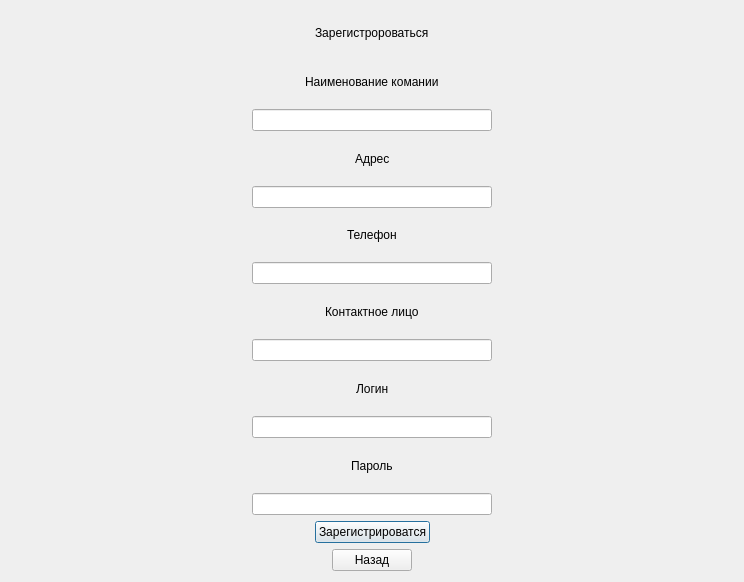
<?xml version="1.0" encoding="UTF-8"?>
<ui version="4.0">
 <class>Dialog</class>
 <widget class="QDialog" name="Dialog">
  <property name="geometry">
   <rect>
    <x>0</x>
    <y>0</y>
    <width>744</width>
    <height>582</height>
   </rect>
  </property>
  <property name="windowTitle">
   <string>Dialog</string>
  </property>
  <layout class="QVBoxLayout" name="verticalLayout">
   <item>
    <layout class="QHBoxLayout" name="horizontalLayout_13">
     <item>
      <spacer name="horizontalSpacer_25">
       <property name="orientation">
        <enum>Qt::Horizontal</enum>
       </property>
       <property name="sizeHint" stdset="0">
        <size>
         <width>40</width>
         <height>20</height>
        </size>
       </property>
      </spacer>
     </item>
     <item>
      <widget class="QLabel" name="label">
       <property name="text">
        <string>Зарегистророваться</string>
       </property>
      </widget>
     </item>
     <item>
      <spacer name="horizontalSpacer_26">
       <property name="orientation">
        <enum>Qt::Horizontal</enum>
       </property>
       <property name="sizeHint" stdset="0">
        <size>
         <width>40</width>
         <height>20</height>
        </size>
       </property>
      </spacer>
     </item>
    </layout>
   </item>
   <item>
    <layout class="QHBoxLayout" name="horizontalLayout">
     <item>
      <spacer name="horizontalSpacer_11">
       <property name="orientation">
        <enum>Qt::Horizontal</enum>
       </property>
       <property name="sizeHint" stdset="0">
        <size>
         <width>40</width>
         <height>20</height>
        </size>
       </property>
      </spacer>
     </item>
     <item>
      <widget class="QLabel" name="label_2">
       <property name="text">
        <string>Наименование комании</string>
       </property>
      </widget>
     </item>
     <item>
      <spacer name="horizontalSpacer_12">
       <property name="orientation">
        <enum>Qt::Horizontal</enum>
       </property>
       <property name="sizeHint" stdset="0">
        <size>
         <width>40</width>
         <height>20</height>
        </size>
       </property>
      </spacer>
     </item>
    </layout>
   </item>
   <item>
    <layout class="QHBoxLayout" name="horizontalLayout_2">
     <item>
      <spacer name="horizontalSpacer_13">
       <property name="orientation">
        <enum>Qt::Horizontal</enum>
       </property>
       <property name="sizeHint" stdset="0">
        <size>
         <width>40</width>
         <height>20</height>
        </size>
       </property>
      </spacer>
     </item>
     <item>
      <widget class="QLineEdit" name="lineEdit"/>
     </item>
     <item>
      <spacer name="horizontalSpacer_14">
       <property name="orientation">
        <enum>Qt::Horizontal</enum>
       </property>
       <property name="sizeHint" stdset="0">
        <size>
         <width>40</width>
         <height>20</height>
        </size>
       </property>
      </spacer>
     </item>
    </layout>
   </item>
   <item>
    <layout class="QHBoxLayout" name="horizontalLayout_3">
     <item>
      <spacer name="horizontalSpacer">
       <property name="orientation">
        <enum>Qt::Horizontal</enum>
       </property>
       <property name="sizeHint" stdset="0">
        <size>
         <width>40</width>
         <height>20</height>
        </size>
       </property>
      </spacer>
     </item>
     <item>
      <widget class="QLabel" name="label_3">
       <property name="text">
        <string>Адрес</string>
       </property>
      </widget>
     </item>
     <item>
      <spacer name="horizontalSpacer_2">
       <property name="orientation">
        <enum>Qt::Horizontal</enum>
       </property>
       <property name="sizeHint" stdset="0">
        <size>
         <width>40</width>
         <height>20</height>
        </size>
       </property>
      </spacer>
     </item>
    </layout>
   </item>
   <item>
    <layout class="QHBoxLayout" name="horizontalLayout_12">
     <item>
      <spacer name="horizontalSpacer_15">
       <property name="orientation">
        <enum>Qt::Horizontal</enum>
       </property>
       <property name="sizeHint" stdset="0">
        <size>
         <width>40</width>
         <height>20</height>
        </size>
       </property>
      </spacer>
     </item>
     <item>
      <widget class="QLineEdit" name="lineEdit_2"/>
     </item>
     <item>
      <spacer name="horizontalSpacer_16">
       <property name="orientation">
        <enum>Qt::Horizontal</enum>
       </property>
       <property name="sizeHint" stdset="0">
        <size>
         <width>40</width>
         <height>20</height>
        </size>
       </property>
      </spacer>
     </item>
    </layout>
   </item>
   <item>
    <layout class="QHBoxLayout" name="horizontalLayout_11">
     <item>
      <spacer name="horizontalSpacer_3">
       <property name="orientation">
        <enum>Qt::Horizontal</enum>
       </property>
       <property name="sizeHint" stdset="0">
        <size>
         <width>40</width>
         <height>20</height>
        </size>
       </property>
      </spacer>
     </item>
     <item>
      <widget class="QLabel" name="label_4">
       <property name="text">
        <string>Телефон</string>
       </property>
      </widget>
     </item>
     <item>
      <spacer name="horizontalSpacer_4">
       <property name="orientation">
        <enum>Qt::Horizontal</enum>
       </property>
       <property name="sizeHint" stdset="0">
        <size>
         <width>40</width>
         <height>20</height>
        </size>
       </property>
      </spacer>
     </item>
    </layout>
   </item>
   <item>
    <layout class="QHBoxLayout" name="horizontalLayout_10">
     <item>
      <spacer name="horizontalSpacer_18">
       <property name="orientation">
        <enum>Qt::Horizontal</enum>
       </property>
       <property name="sizeHint" stdset="0">
        <size>
         <width>40</width>
         <height>20</height>
        </size>
       </property>
      </spacer>
     </item>
     <item>
      <widget class="QLineEdit" name="lineEdit_3"/>
     </item>
     <item>
      <spacer name="horizontalSpacer_17">
       <property name="orientation">
        <enum>Qt::Horizontal</enum>
       </property>
       <property name="sizeHint" stdset="0">
        <size>
         <width>40</width>
         <height>20</height>
        </size>
       </property>
      </spacer>
     </item>
    </layout>
   </item>
   <item>
    <layout class="QHBoxLayout" name="horizontalLayout_9">
     <item>
      <spacer name="horizontalSpacer_5">
       <property name="orientation">
        <enum>Qt::Horizontal</enum>
       </property>
       <property name="sizeHint" stdset="0">
        <size>
         <width>40</width>
         <height>20</height>
        </size>
       </property>
      </spacer>
     </item>
     <item>
      <widget class="QLabel" name="label_5">
       <property name="text">
        <string>Контактное лицо</string>
       </property>
      </widget>
     </item>
     <item>
      <spacer name="horizontalSpacer_6">
       <property name="orientation">
        <enum>Qt::Horizontal</enum>
       </property>
       <property name="sizeHint" stdset="0">
        <size>
         <width>40</width>
         <height>20</height>
        </size>
       </property>
      </spacer>
     </item>
    </layout>
   </item>
   <item>
    <layout class="QHBoxLayout" name="horizontalLayout_8">
     <item>
      <spacer name="horizontalSpacer_20">
       <property name="orientation">
        <enum>Qt::Horizontal</enum>
       </property>
       <property name="sizeHint" stdset="0">
        <size>
         <width>40</width>
         <height>20</height>
        </size>
       </property>
      </spacer>
     </item>
     <item>
      <widget class="QLineEdit" name="lineEdit_4"/>
     </item>
     <item>
      <spacer name="horizontalSpacer_19">
       <property name="orientation">
        <enum>Qt::Horizontal</enum>
       </property>
       <property name="sizeHint" stdset="0">
        <size>
         <width>40</width>
         <height>20</height>
        </size>
       </property>
      </spacer>
     </item>
    </layout>
   </item>
   <item>
    <layout class="QHBoxLayout" name="horizontalLayout_7">
     <item>
      <spacer name="horizontalSpacer_7">
       <property name="orientation">
        <enum>Qt::Horizontal</enum>
       </property>
       <property name="sizeHint" stdset="0">
        <size>
         <width>40</width>
         <height>20</height>
        </size>
       </property>
      </spacer>
     </item>
     <item>
      <widget class="QLabel" name="label_6">
       <property name="text">
        <string>Логин</string>
       </property>
      </widget>
     </item>
     <item>
      <spacer name="horizontalSpacer_8">
       <property name="orientation">
        <enum>Qt::Horizontal</enum>
       </property>
       <property name="sizeHint" stdset="0">
        <size>
         <width>40</width>
         <height>20</height>
        </size>
       </property>
      </spacer>
     </item>
    </layout>
   </item>
   <item>
    <layout class="QHBoxLayout" name="horizontalLayout_6">
     <item>
      <spacer name="horizontalSpacer_23">
       <property name="orientation">
        <enum>Qt::Horizontal</enum>
       </property>
       <property name="sizeHint" stdset="0">
        <size>
         <width>40</width>
         <height>20</height>
        </size>
       </property>
      </spacer>
     </item>
     <item>
      <widget class="QLineEdit" name="lineEdit_5"/>
     </item>
     <item>
      <spacer name="horizontalSpacer_21">
       <property name="orientation">
        <enum>Qt::Horizontal</enum>
       </property>
       <property name="sizeHint" stdset="0">
        <size>
         <width>40</width>
         <height>20</height>
        </size>
       </property>
      </spacer>
     </item>
    </layout>
   </item>
   <item>
    <layout class="QHBoxLayout" name="horizontalLayout_5">
     <item>
      <spacer name="horizontalSpacer_9">
       <property name="orientation">
        <enum>Qt::Horizontal</enum>
       </property>
       <property name="sizeHint" stdset="0">
        <size>
         <width>40</width>
         <height>20</height>
        </size>
       </property>
      </spacer>
     </item>
     <item>
      <widget class="QLabel" name="label_7">
       <property name="text">
        <string>Пароль</string>
       </property>
      </widget>
     </item>
     <item>
      <spacer name="horizontalSpacer_10">
       <property name="orientation">
        <enum>Qt::Horizontal</enum>
       </property>
       <property name="sizeHint" stdset="0">
        <size>
         <width>40</width>
         <height>20</height>
        </size>
       </property>
      </spacer>
     </item>
    </layout>
   </item>
   <item>
    <layout class="QHBoxLayout" name="horizontalLayout_4">
     <item>
      <spacer name="horizontalSpacer_24">
       <property name="orientation">
        <enum>Qt::Horizontal</enum>
       </property>
       <property name="sizeHint" stdset="0">
        <size>
         <width>40</width>
         <height>20</height>
        </size>
       </property>
      </spacer>
     </item>
     <item>
      <widget class="QLineEdit" name="lineEdit_6"/>
     </item>
     <item>
      <spacer name="horizontalSpacer_22">
       <property name="orientation">
        <enum>Qt::Horizontal</enum>
       </property>
       <property name="sizeHint" stdset="0">
        <size>
         <width>40</width>
         <height>20</height>
        </size>
       </property>
      </spacer>
     </item>
    </layout>
   </item>
   <item>
    <layout class="QHBoxLayout" name="horizontalLayout_14">
     <item>
      <spacer name="horizontalSpacer_27">
       <property name="orientation">
        <enum>Qt::Horizontal</enum>
       </property>
       <property name="sizeHint" stdset="0">
        <size>
         <width>40</width>
         <height>20</height>
        </size>
       </property>
      </spacer>
     </item>
     <item>
      <widget class="QPushButton" name="pushButton">
       <property name="text">
        <string>Зарегистрироватся</string>
       </property>
      </widget>
     </item>
     <item>
      <spacer name="horizontalSpacer_28">
       <property name="orientation">
        <enum>Qt::Horizontal</enum>
       </property>
       <property name="sizeHint" stdset="0">
        <size>
         <width>40</width>
         <height>20</height>
        </size>
       </property>
      </spacer>
     </item>
    </layout>
   </item>
   <item>
    <layout class="QHBoxLayout" name="horizontalLayout_15">
     <item>
      <spacer name="horizontalSpacer_29">
       <property name="orientation">
        <enum>Qt::Horizontal</enum>
       </property>
       <property name="sizeHint" stdset="0">
        <size>
         <width>40</width>
         <height>20</height>
        </size>
       </property>
      </spacer>
     </item>
     <item>
      <widget class="QPushButton" name="pushButton_2">
       <property name="text">
        <string>Назад</string>
       </property>
      </widget>
     </item>
     <item>
      <spacer name="horizontalSpacer_30">
       <property name="orientation">
        <enum>Qt::Horizontal</enum>
       </property>
       <property name="sizeHint" stdset="0">
        <size>
         <width>40</width>
         <height>20</height>
        </size>
       </property>
      </spacer>
     </item>
    </layout>
   </item>
  </layout>
 </widget>
 <resources/>
 <connections/>
</ui>
